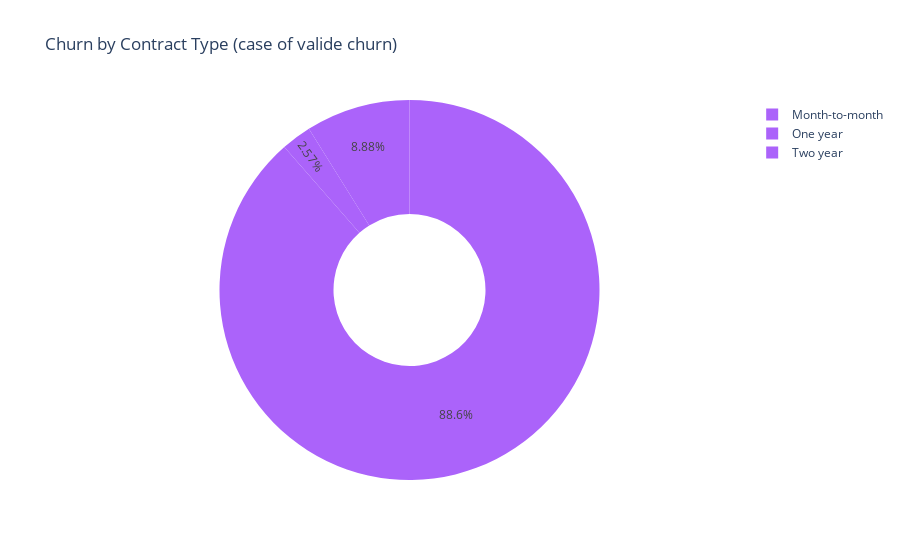
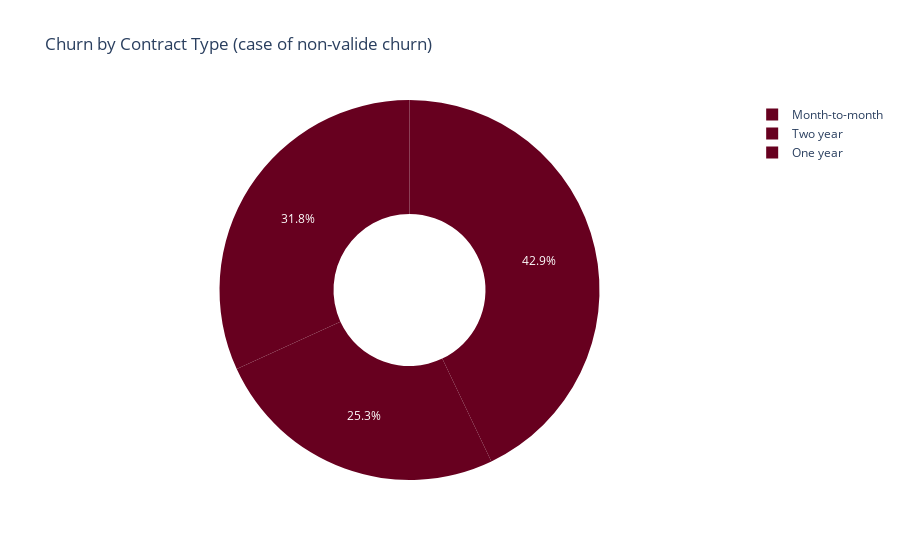

Notebook code cell kept with these figures, in order:
### Markdown cell above
**Churn by Contract Type**

### Code cell
contract_churn_data = df.groupby(['Contract', 'Churn']).size().reset_index(name='count')
churn_yes_data = contract_churn_data[contract_churn_data['Churn'] == 'Yes']
churn_no_data = contract_churn_data[contract_churn_data['Churn'] == 'No']
fig = px.pie(churn_yes_data, 
             names='Contract', 
             values='count', 
             color='Churn', 
             hole=0.4,
             title='Churn by Contract Type (case of valide churn)',
             color_discrete_map={'Month-to-month':'lightcyan',
                                 'One year':'cyan',
                                 'Two year':'darkblue',
                              })
fig2 = px.pie(churn_no_data, 
             names='Contract', 
             values='count', 
             color='Churn', 
             hole=0.4,
             title='Churn by Contract Type (case of non-valide churn)',
            color_discrete_sequence=px.colors.sequential.RdBu)

fig.show()
fig2.show()

### Figure 1 — Plotly figure (JSON) as saved in the notebook; plotly's stock layout.template omitted (floating-point values rounded to 4 significant figures)
{"data": [{"customdata": [["Yes"], ["Yes"], ["Yes"]], "domain": {"x": [0, 1], "y": [0, 1]}, "hole": 0.4, "hovertemplate": "Contract=%{label}<br>count=%{value}<br>Churn=%{customdata[0]}<extra></extra>", "labels": ["Month-to-month", "One year", "Two year"], "legendgroup": "", "marker": {"colors": ["#ab63fa", "#ab63fa", "#ab63fa"]}, "name": "", "showlegend": true, "type": "pie", "values": [1655, 166, 48]}], "layout": {"legend": {"tracegroupgap": 0}, "title": {"text": "Churn by Contract Type (case of valide churn)"}}}

### Figure 2 — Plotly figure (JSON) as saved in the notebook; plotly's stock layout.template omitted (floating-point values rounded to 4 significant figures)
{"data": [{"customdata": [["No"], ["No"], ["No"]], "domain": {"x": [0, 1], "y": [0, 1]}, "hole": 0.4, "hovertemplate": "Contract=%{label}<br>count=%{value}<br>Churn=%{customdata[0]}<extra></extra>", "labels": ["Month-to-month", "One year", "Two year"], "legendgroup": "", "marker": {"colors": ["rgb(103,0,31)", "rgb(103,0,31)", "rgb(103,0,31)"]}, "name": "", "showlegend": true, "type": "pie", "values": [2220, 1307, 1647]}], "layout": {"legend": {"tracegroupgap": 0}, "piecolorway": ["rgb(103,0,31)", "rgb(178,24,43)", "rgb(214,96,77)", "rgb(244,165,130)", "rgb(253,219,199)", "rgb(247,247,247)", "rgb(209,229,240)", "rgb(146,197,222)", "rgb(67,147,195)", "rgb(33,102,172)", "rgb(5,48,97)"], "title": {"text": "Churn by Contract Type (case of non-valide churn)"}}}
